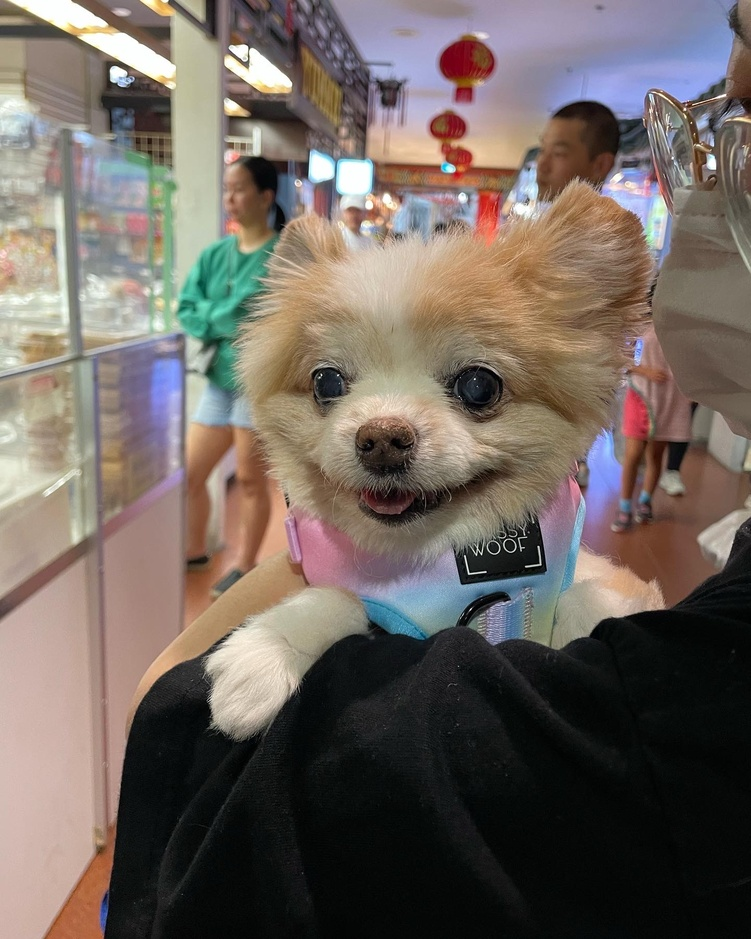
#> input picture CVI/money.JPG, 751 x 939 px, shrunk from 1440 x 1800 before the run
$ jupyter execute code.ipynb   (older library calls are emulated)
#> lines starting #> are read from the running program, lines starting #| are printed output that depends on the picture
[cell 1]
import cv2
import numpy as np

[cell 2]
img = cv2.imread("../money.JPG")
#> img is the input picture: shape (939, 751, 3); mean B, G, R 95.5, 102.3, 112.5

cv2.imshow('frame', img)
cv2.waitKey(0)
cv2.destroyAllWindows()

[cell 3]
img.shape
#> Out = (939, 751, 3)

[cell 4]
kernel = np.array([-1,1])
edge = cv2.filter2D(img, cv2.CV_8U, kernel)
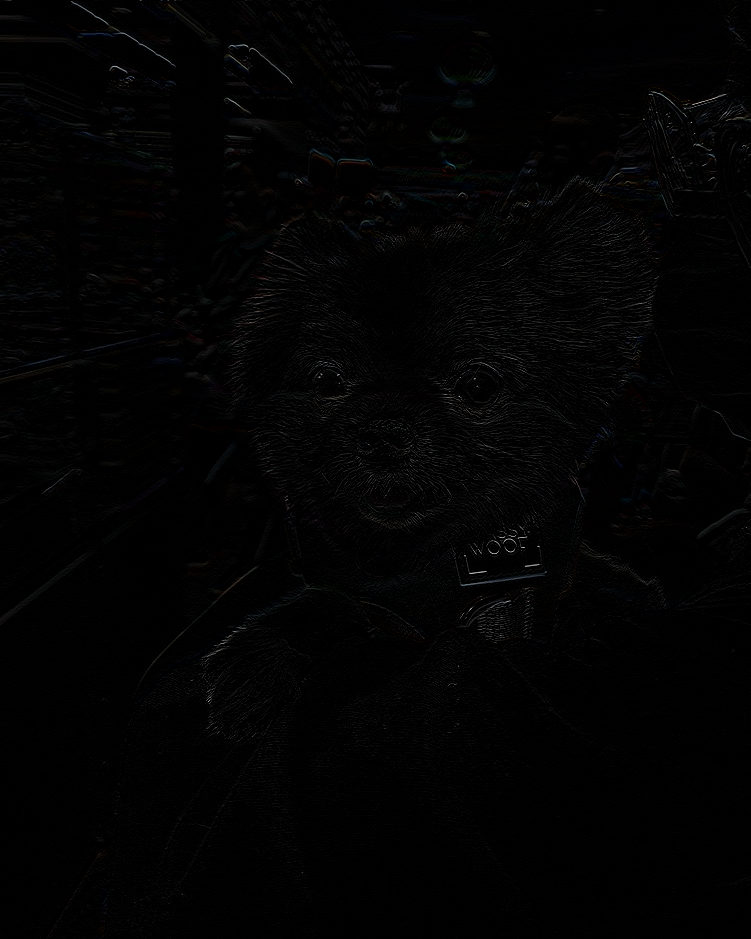
#> edge: shape (939, 751, 3); mean B, G, R 2.5, 2.4, 2.4
edge.shape
#> Out = (939, 751, 3)

[cell 5]
cv2.imshow('money', edge)
cv2.waitKey(0)
cv2.destroyAllWindows()

[cell 6]
noise = np.random.normal(0, 25, (img.shape))
noise.dtype

[cell 7]
noisy_img = img.astype('float32') + noise
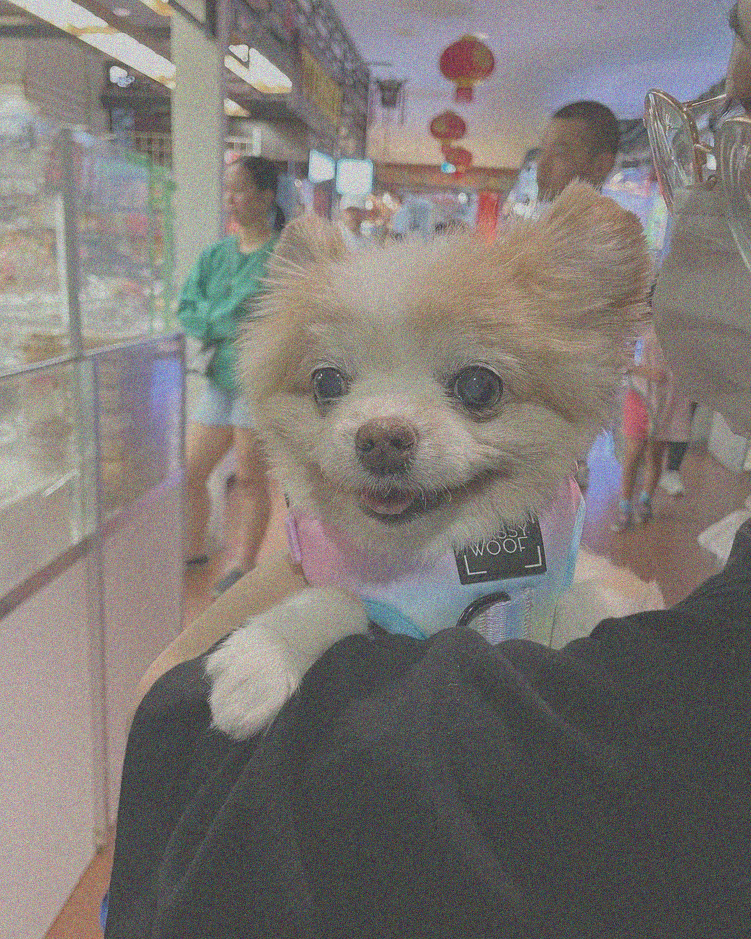
#> noisy_img: shape (939, 751, 3) float64; mean B, G, R 95.5, 102.3, 112.5; drawn with min black and max white
np.clip(noisy_img, 0 , 255).astype('uint8')

cv2.imshow('noisy', noisy_img)
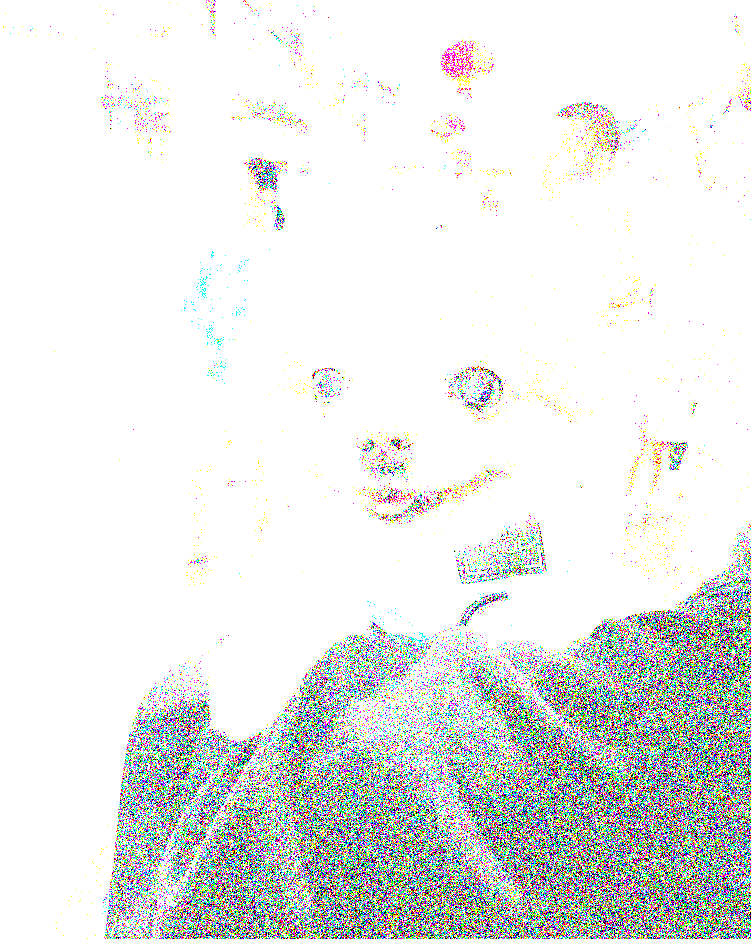
#> window 'noisy': shape (939, 751, 3); mean B, G, R 231.5, 232.4, 230.3
cv2.waitKey(0)
cv2.destroyAllWindows()

[cell 8]
kernel = np.ones((3,3)) / 9
denoise = cv2.filter2D(noisy_img, -1, kernel)
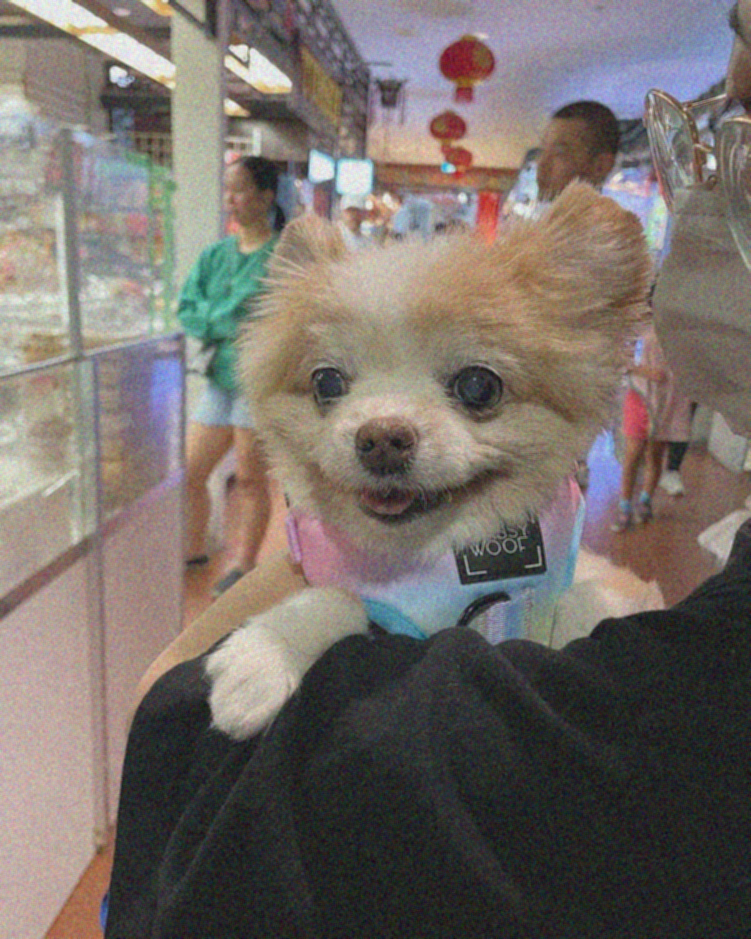
#> denoise: shape (939, 751, 3) float64; mean B, G, R 95.5, 102.3, 112.5; drawn with min black and max white

cv2.imshow('de-noisy', denoise)
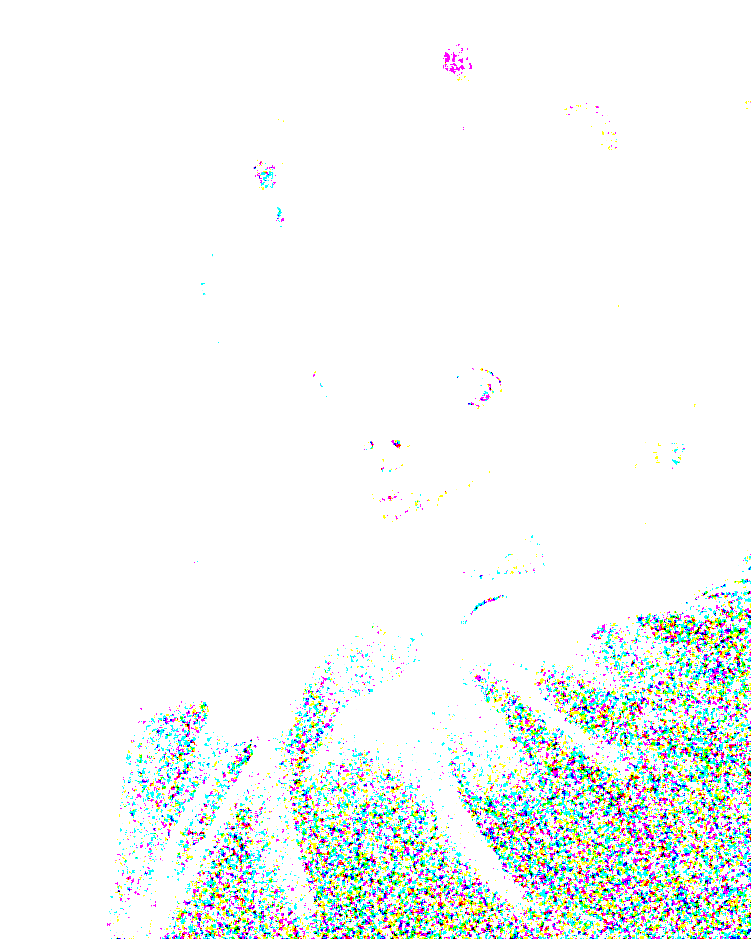
#> window 'de-noisy': shape (939, 751, 3); mean B, G, R 245.7, 246.8, 242.5
cv2.waitKey(0)
cv2.destroyAllWindows()
